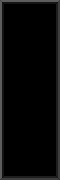
<?xml version="1.0" encoding="UTF-8"?>
<ui version="4.0">
 <class>DialogRoute</class>
 <widget class="QDialog" name="DialogRoute">
  <property name="geometry">
   <rect>
    <x>0</x>
    <y>0</y>
    <width>60</width>
    <height>180</height>
   </rect>
  </property>
  <property name="windowTitle">
   <string>Dialog</string>
  </property>
  <property name="styleSheet">
   <string notr="true">QDialog
{
	background-color: #000000;
}

QFrame#frameDialog
{
	background-color: #000000;
	border-style: outset;
	border-width: 2px;
	border-color: #3e3e3e;
}

QPushButton
{
	color: #c8c8c8;
	font: 10px;
	background-color: #000000;
	border-style: outset;
	border-width: 2px;
	border-color: #3e3e3e;
}

QPushButton::hover
{
	background-color: #2d2d2d;
}

QPushButton::pressed
{
	background-color: #3c3c3c;
}

QLabel
{
	color: #c8c8c8;
}</string>
  </property>
  <widget class="QFrame" name="frameDialog">
   <property name="geometry">
    <rect>
     <x>0</x>
     <y>0</y>
     <width>60</width>
     <height>180</height>
    </rect>
   </property>
   <property name="frameShape">
    <enum>QFrame::StyledPanel</enum>
   </property>
   <property name="frameShadow">
    <enum>QFrame::Raised</enum>
   </property>
   <widget class="QListView" name="listView">
    <property name="geometry">
     <rect>
      <x>2</x>
      <y>2</y>
      <width>56</width>
      <height>176</height>
     </rect>
    </property>
    <property name="styleSheet">
     <string notr="true">QListView
{;
	color: #c8c8c8;;
	background-color: #000000;
	border-style: inset;
	border-width: 2px;
	border-color: #141414;
	font: 11px;
	outline: none;
}

QListView::item:hover
{
    background-color: #4b4b4b;
}

QListView::item:selected
{

}

QListView::item:selected:active
{

}

QListView::item:alternate
{

}

QListView::item:focus
{
	outline: none;
}


QScrollBar:vertical
{
	background: #000000;
	width: 2px;
	border: none;
	margin: 0px 0px 0px 0px;
}

QScrollBar::handle:vertical {
    background: #323232;
}

QScrollBar::add-page:vertical
{
	background: #000000;
	border: none;
}

QScrollBar::sub-page:vertical
{
	background: #000000;
	border: none;
}</string>
    </property>
   </widget>
  </widget>
 </widget>
 <resources/>
 <connections/>
</ui>
